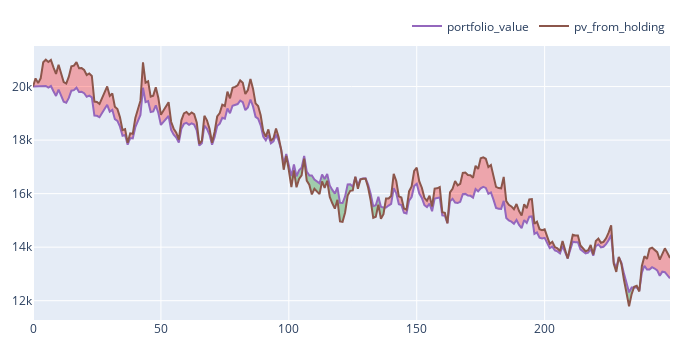

Notebook code for this chart:
### Markdown cell above
# Compare with buy-and-hold strategy and feature strategy

### Code cell
# portfolio value from hodling
df['pv_from_holding'] = vbt.Portfolio.from_holding(df.close, init_cash=20e3).value()
fig = df['portfolio_value'].vbt.plot_against(df['pv_from_holding'])
fig.show()

### Figure 1 — Plotly figure (JSON) as saved in the notebook; plotly's stock layout.template omitted (floating-point values rounded to 4 significant figures; data arrays with more than 128 entries replaced by an {"elided": "..."} marker saying what was removed)
{"data": [{"hoverinfo": "skip", "line": {"color": "rgba(0, 0, 0, 0)", "width": 0}, "opacity": 0, "showlegend": false, "type": "scatter", "uid": "4583b006-2cb8-470c-baea-f4da608a85f1", "x": {"elided": "250 int values"}, "y": {"elided": "250 float values"}}, {"connectgaps": false, "fill": "tonexty", "fillcolor": "rgba(0, 128, 0, 0.3)", "hoverinfo": "skip", "line": {"color": "rgba(0, 0, 0, 0)", "width": 0}, "opacity": 0, "showlegend": false, "type": "scatter", "uid": "101fb187-6f46-48bc-9c0f-db64320ef584", "x": {"elided": "250 int values"}, "y": {"elided": "250 float values"}}, {"hoverinfo": "skip", "line": {"color": "rgba(0, 0, 0, 0)", "width": 0}, "opacity": 0, "showlegend": false, "type": "scatter", "uid": "76027856-ae7e-423c-a6aa-f729fc6d2dd2", "x": {"elided": "250 int values"}, "y": {"elided": "250 float values"}}, {"connectgaps": false, "fill": "tonexty", "fillcolor": "rgba(255, 0, 0, 0.3)", "hoverinfo": "skip", "line": {"color": "rgba(0, 0, 0, 0)", "width": 0}, "opacity": 0, "showlegend": false, "type": "scatter", "uid": "64282413-7b91-428e-b47f-a791a89a8185", "x": {"elided": "250 int values"}, "y": {"elided": "250 float values"}}, {"name": "portfolio_value", "showlegend": true, "type": "scatter", "uid": "a65795a8-e00b-4d57-8000-7e010b39d2cb", "x": {"elided": "250 int values"}, "y": {"elided": "250 float values"}}, {"name": "pv_from_holding", "showlegend": true, "type": "scatter", "uid": "48890a92-c22d-460e-b902-ac12e759be32", "x": {"elided": "250 int values"}, "y": {"elided": "250 float values"}}], "layout": {"height": 350, "legend": {"orientation": "h", "traceorder": "normal", "x": 1, "xanchor": "right", "y": 1.02, "yanchor": "bottom"}, "margin": {"b": 30, "l": 30, "r": 30, "t": 30}, "width": 700}}
